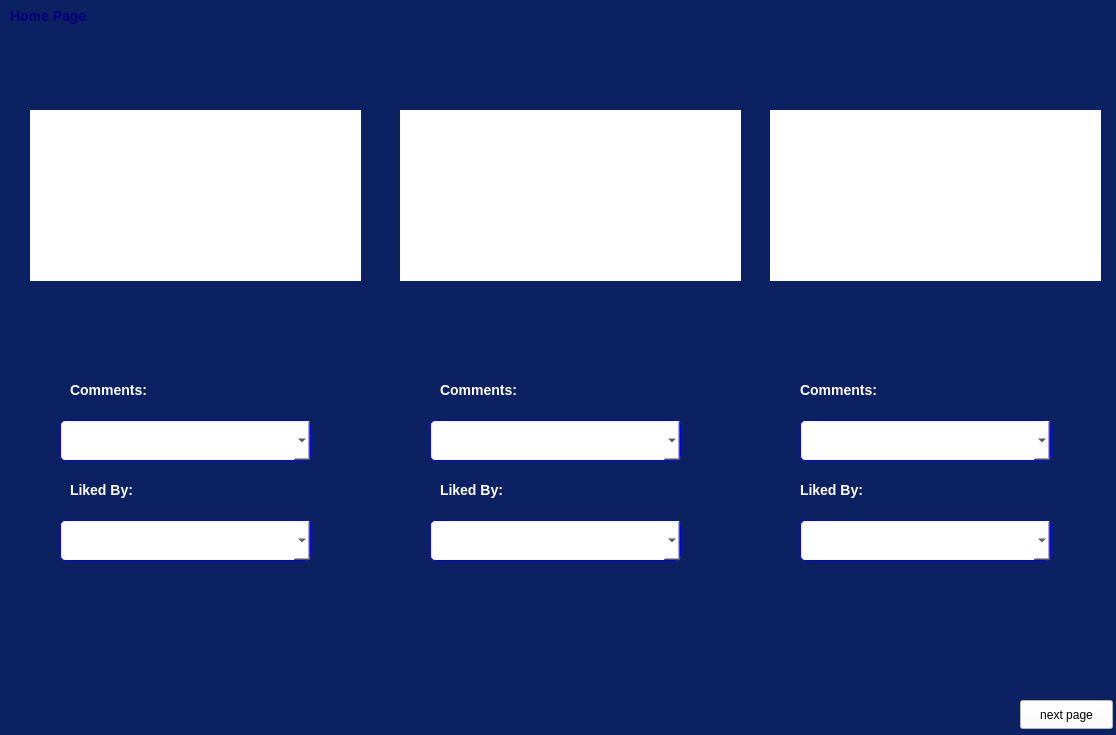
<?xml version="1.0" encoding="UTF-8"?>
<ui version="4.0">
 <class>homepage</class>
 <widget class="QDialog" name="homepage">
  <property name="geometry">
   <rect>
    <x>0</x>
    <y>0</y>
    <width>1116</width>
    <height>735</height>
   </rect>
  </property>
  <property name="windowTitle">
   <string>Dialog</string>
  </property>
  <widget class="QStackedWidget" name="stackedWidget">
   <property name="geometry">
    <rect>
     <x>0</x>
     <y>0</y>
     <width>1121</width>
     <height>741</height>
    </rect>
   </property>
   <property name="currentIndex">
    <number>0</number>
   </property>
   <widget class="QWidget" name="page">
    <widget class="QGroupBox" name="groupBox">
     <property name="geometry">
      <rect>
       <x>0</x>
       <y>0</y>
       <width>1121</width>
       <height>751</height>
      </rect>
     </property>
     <property name="styleSheet">
      <string notr="true">QGroupBox{
background-color: #0B2161;
border:none;
}
QLabel {
    color: black;
	background-color: rgb(255, 255, 255);
    font-size: 14px;
    font-weight: bold;
}

QComboBox {
    background-color: white;
    color: black;
    border: 1px solid blue;
    border-radius: 5px;
    padding: 2px;
}


GroupBox QComboBox:hover {
   
	background-color: rgb(175, 175, 177);
}
</string>
     </property>
     <property name="title">
      <string/>
     </property>
     <widget class="QLabel" name="labelpost1">
      <property name="geometry">
       <rect>
        <x>30</x>
        <y>110</y>
        <width>331</width>
        <height>171</height>
       </rect>
      </property>
      <property name="font">
       <font>
        <pointsize>-1</pointsize>
        <bold>true</bold>
       </font>
      </property>
      <property name="styleSheet">
       <string notr="true"/>
      </property>
      <property name="text">
       <string/>
      </property>
     </widget>
     <widget class="QLabel" name="labelpost2">
      <property name="geometry">
       <rect>
        <x>400</x>
        <y>110</y>
        <width>341</width>
        <height>171</height>
       </rect>
      </property>
      <property name="styleSheet">
       <string notr="true"/>
      </property>
      <property name="text">
       <string/>
      </property>
     </widget>
     <widget class="QLabel" name="labelpost3">
      <property name="geometry">
       <rect>
        <x>770</x>
        <y>110</y>
        <width>331</width>
        <height>171</height>
       </rect>
      </property>
      <property name="styleSheet">
       <string notr="true"/>
      </property>
      <property name="text">
       <string/>
      </property>
     </widget>
     <widget class="QLabel" name="likeslabel1">
      <property name="geometry">
       <rect>
        <x>150</x>
        <y>300</y>
        <width>51</width>
        <height>51</height>
       </rect>
      </property>
      <property name="font">
       <font>
        <pointsize>-1</pointsize>
        <bold>true</bold>
       </font>
      </property>
      <property name="styleSheet">
       <string notr="true">background:transparent;
color:white;</string>
      </property>
      <property name="text">
       <string/>
      </property>
     </widget>
     <widget class="QLabel" name="likeslabel2">
      <property name="geometry">
       <rect>
        <x>520</x>
        <y>300</y>
        <width>51</width>
        <height>51</height>
       </rect>
      </property>
      <property name="font">
       <font>
        <pointsize>-1</pointsize>
        <bold>true</bold>
       </font>
      </property>
      <property name="styleSheet">
       <string notr="true">background:transparent;
color:white;</string>
      </property>
      <property name="text">
       <string/>
      </property>
     </widget>
     <widget class="QLabel" name="likeslabel3">
      <property name="geometry">
       <rect>
        <x>870</x>
        <y>290</y>
        <width>51</width>
        <height>51</height>
       </rect>
      </property>
      <property name="font">
       <font>
        <pointsize>-1</pointsize>
        <bold>true</bold>
       </font>
      </property>
      <property name="styleSheet">
       <string notr="true">background:transparent;
color:white;</string>
      </property>
      <property name="text">
       <string/>
      </property>
     </widget>
     <widget class="QComboBox" name="comboBox1">
      <property name="geometry">
       <rect>
        <x>60</x>
        <y>420</y>
        <width>251</width>
        <height>41</height>
       </rect>
      </property>
      <property name="styleSheet">
       <string notr="true">color:black;
background-color: rgb(255, 255, 255);</string>
      </property>
     </widget>
     <widget class="QComboBox" name="comboBox2">
      <property name="geometry">
       <rect>
        <x>430</x>
        <y>420</y>
        <width>251</width>
        <height>41</height>
       </rect>
      </property>
      <property name="styleSheet">
       <string notr="true">color:black;
background-color: rgb(255, 255, 255);</string>
      </property>
     </widget>
     <widget class="QComboBox" name="comboBox3">
      <property name="geometry">
       <rect>
        <x>800</x>
        <y>420</y>
        <width>251</width>
        <height>41</height>
       </rect>
      </property>
      <property name="styleSheet">
       <string notr="true">color:black;
background-color: rgb(255, 255, 255);</string>
      </property>
     </widget>
     <widget class="QLabel" name="label">
      <property name="geometry">
       <rect>
        <x>10</x>
        <y>0</y>
        <width>91</width>
        <height>31</height>
       </rect>
      </property>
      <property name="styleSheet">
       <string notr="true">background:transparent;
color: rgb(0, 0, 127);</string>
      </property>
      <property name="text">
       <string>Home Page </string>
      </property>
     </widget>
     <widget class="QComboBox" name="comboBox4">
      <property name="geometry">
       <rect>
        <x>60</x>
        <y>520</y>
        <width>251</width>
        <height>41</height>
       </rect>
      </property>
      <property name="styleSheet">
       <string notr="true">color:black;
background-color: rgb(255, 255, 255);</string>
      </property>
     </widget>
     <widget class="QComboBox" name="comboBox5">
      <property name="geometry">
       <rect>
        <x>430</x>
        <y>520</y>
        <width>251</width>
        <height>41</height>
       </rect>
      </property>
      <property name="styleSheet">
       <string notr="true">color:black;
background-color: rgb(255, 255, 255);</string>
      </property>
     </widget>
     <widget class="QComboBox" name="comboBox6">
      <property name="geometry">
       <rect>
        <x>800</x>
        <y>520</y>
        <width>251</width>
        <height>41</height>
       </rect>
      </property>
      <property name="styleSheet">
       <string notr="true">color:black;
background-color: rgb(255, 255, 255);</string>
      </property>
     </widget>
     <widget class="QLabel" name="label_2">
      <property name="geometry">
       <rect>
        <x>70</x>
        <y>300</y>
        <width>51</width>
        <height>51</height>
       </rect>
      </property>
      <property name="styleSheet">
       <string notr="true">background-image: url(:/redheart.png);
background-color: #0B2161;</string>
      </property>
      <property name="text">
       <string/>
      </property>
     </widget>
     <widget class="QLabel" name="label_3">
      <property name="geometry">
       <rect>
        <x>430</x>
        <y>300</y>
        <width>51</width>
        <height>51</height>
       </rect>
      </property>
      <property name="styleSheet">
       <string notr="true">background-image: url(:/redheart.png);
background-color: #0B2161;</string>
      </property>
      <property name="text">
       <string/>
      </property>
     </widget>
     <widget class="QLabel" name="label_4">
      <property name="geometry">
       <rect>
        <x>790</x>
        <y>300</y>
        <width>51</width>
        <height>41</height>
       </rect>
      </property>
      <property name="styleSheet">
       <string notr="true">background-image: url(:/redheart.png);
background-color: #0B2161;

</string>
      </property>
      <property name="text">
       <string/>
      </property>
     </widget>
     <widget class="QPushButton" name="heart1">
      <property name="geometry">
       <rect>
        <x>60</x>
        <y>290</y>
        <width>71</width>
        <height>71</height>
       </rect>
      </property>
      <property name="styleSheet">
       <string notr="true">
QPushButton {
    background: transparent;
    border: none;
}
</string>
      </property>
      <property name="text">
       <string/>
      </property>
     </widget>
     <widget class="QPushButton" name="heart2">
      <property name="geometry">
       <rect>
        <x>420</x>
        <y>300</y>
        <width>71</width>
        <height>61</height>
       </rect>
      </property>
      <property name="styleSheet">
       <string notr="true">
QPushButton {
    background: transparent;
    border: none;
}
</string>
      </property>
      <property name="text">
       <string/>
      </property>
     </widget>
     <widget class="QPushButton" name="heart3">
      <property name="geometry">
       <rect>
        <x>780</x>
        <y>290</y>
        <width>81</width>
        <height>61</height>
       </rect>
      </property>
      <property name="styleSheet">
       <string notr="true">
QPushButton {
    background: transparent;
    border: none;
}

</string>
      </property>
      <property name="text">
       <string/>
      </property>
     </widget>
     <widget class="QLabel" name="label_5">
      <property name="geometry">
       <rect>
        <x>70</x>
        <y>380</y>
        <width>91</width>
        <height>20</height>
       </rect>
      </property>
      <property name="styleSheet">
       <string notr="true">background:transparent;
color:white;</string>
      </property>
      <property name="text">
       <string>Comments:</string>
      </property>
     </widget>
     <widget class="QLabel" name="label_6">
      <property name="geometry">
       <rect>
        <x>70</x>
        <y>480</y>
        <width>91</width>
        <height>20</height>
       </rect>
      </property>
      <property name="styleSheet">
       <string notr="true">background:transparent;
color:white;</string>
      </property>
      <property name="text">
       <string>Liked By:</string>
      </property>
     </widget>
     <widget class="QLabel" name="label_7">
      <property name="geometry">
       <rect>
        <x>440</x>
        <y>380</y>
        <width>91</width>
        <height>20</height>
       </rect>
      </property>
      <property name="styleSheet">
       <string notr="true">background:transparent;
color:white;</string>
      </property>
      <property name="text">
       <string>Comments:</string>
      </property>
     </widget>
     <widget class="QLabel" name="label_8">
      <property name="geometry">
       <rect>
        <x>440</x>
        <y>480</y>
        <width>91</width>
        <height>20</height>
       </rect>
      </property>
      <property name="styleSheet">
       <string notr="true">background:transparent;
color:white;</string>
      </property>
      <property name="text">
       <string>Liked By:</string>
      </property>
     </widget>
     <widget class="QLabel" name="label_9">
      <property name="geometry">
       <rect>
        <x>800</x>
        <y>380</y>
        <width>91</width>
        <height>20</height>
       </rect>
      </property>
      <property name="styleSheet">
       <string notr="true">background:transparent;
color:white;</string>
      </property>
      <property name="text">
       <string>Comments:</string>
      </property>
     </widget>
     <widget class="QLabel" name="label_10">
      <property name="geometry">
       <rect>
        <x>800</x>
        <y>480</y>
        <width>91</width>
        <height>20</height>
       </rect>
      </property>
      <property name="styleSheet">
       <string notr="true">background:transparent;
color:white;</string>
      </property>
      <property name="text">
       <string>Liked By:</string>
      </property>
     </widget>
     <zorder>label_4</zorder>
     <zorder>labelpost1</zorder>
     <zorder>labelpost2</zorder>
     <zorder>labelpost3</zorder>
     <zorder>likeslabel1</zorder>
     <zorder>likeslabel2</zorder>
     <zorder>likeslabel3</zorder>
     <zorder>comboBox1</zorder>
     <zorder>comboBox2</zorder>
     <zorder>comboBox3</zorder>
     <zorder>label</zorder>
     <zorder>comboBox4</zorder>
     <zorder>comboBox5</zorder>
     <zorder>comboBox6</zorder>
     <zorder>label_2</zorder>
     <zorder>label_3</zorder>
     <zorder>heart1</zorder>
     <zorder>heart2</zorder>
     <zorder>heart3</zorder>
     <zorder>label_5</zorder>
     <zorder>label_6</zorder>
     <zorder>label_7</zorder>
     <zorder>label_8</zorder>
     <zorder>label_9</zorder>
     <zorder>label_10</zorder>
    </widget>
    <widget class="QPushButton" name="next">
     <property name="geometry">
      <rect>
       <x>1020</x>
       <y>700</y>
       <width>93</width>
       <height>29</height>
      </rect>
     </property>
     <property name="styleSheet">
      <string notr="true">background-color: rgb(255, 255, 255);</string>
     </property>
     <property name="text">
      <string>next page</string>
     </property>
    </widget>
   </widget>
   <widget class="QWidget" name="page_2">
    <widget class="QGroupBox" name="groupBox_2">
     <property name="geometry">
      <rect>
       <x>-10</x>
       <y>0</y>
       <width>1131</width>
       <height>741</height>
      </rect>
     </property>
     <property name="styleSheet">
      <string notr="true">background-color: #0B2161;</string>
     </property>
     <property name="title">
      <string/>
     </property>
     <widget class="QTextBrowser" name="textBrowser">
      <property name="geometry">
       <rect>
        <x>30</x>
        <y>20</y>
        <width>751</width>
        <height>701</height>
       </rect>
      </property>
      <property name="styleSheet">
       <string notr="true">
 background-color: white;
border: none;
border-radius:20px
</string>
      </property>
     </widget>
     <widget class="QPushButton" name="prev">
      <property name="geometry">
       <rect>
        <x>1030</x>
        <y>700</y>
        <width>93</width>
        <height>29</height>
       </rect>
      </property>
      <property name="styleSheet">
       <string notr="true">background-color: rgb(255, 255, 255);</string>
      </property>
      <property name="text">
       <string>prev page</string>
      </property>
     </widget>
     <widget class="QLabel" name="label_11">
      <property name="geometry">
       <rect>
        <x>800</x>
        <y>20</y>
        <width>121</width>
        <height>121</height>
       </rect>
      </property>
      <property name="styleSheet">
       <string notr="true">background-image: url(:/page1.png);</string>
      </property>
      <property name="text">
       <string/>
      </property>
     </widget>
     <widget class="QLabel" name="label_13">
      <property name="geometry">
       <rect>
        <x>810</x>
        <y>360</y>
        <width>121</width>
        <height>121</height>
       </rect>
      </property>
      <property name="styleSheet">
       <string notr="true">

border:none;
 border-radius: 60px; 

background-image: url(:/page4.jpg);
</string>
      </property>
      <property name="text">
       <string/>
      </property>
     </widget>
     <widget class="QLabel" name="label_14">
      <property name="geometry">
       <rect>
        <x>810</x>
        <y>520</y>
        <width>121</width>
        <height>121</height>
       </rect>
      </property>
      <property name="styleSheet">
       <string notr="true">background-image: url(:/page6.png);

border:none;
 border-radius: 60px; 
</string>
      </property>
      <property name="text">
       <string/>
      </property>
     </widget>
     <widget class="QGroupBox" name="groupBox_3">
      <property name="geometry">
       <rect>
        <x>810</x>
        <y>180</y>
        <width>120</width>
        <height>121</height>
       </rect>
      </property>
      <property name="styleSheet">
       <string notr="true">QGroupBox{
background-image: url(:/page5.jpg);
border:none;
border-radius: 60px; 
}
</string>
      </property>
      <property name="title">
       <string>GroupBox</string>
      </property>
     </widget>
     <widget class="QPushButton" name="page1">
      <property name="geometry">
       <rect>
        <x>970</x>
        <y>70</y>
        <width>93</width>
        <height>29</height>
       </rect>
      </property>
      <property name="styleSheet">
       <string notr="true">
QPushButton {
    background-color:white;
    border: none;
}

QPushButton:hover {
    background-color: #f0f0f0; 
}

QPushButton:pressed {
    background-color: #ccc; 
}
</string>
      </property>
      <property name="text">
       <string>Following</string>
      </property>
     </widget>
     <widget class="QPushButton" name="page2">
      <property name="geometry">
       <rect>
        <x>970</x>
        <y>220</y>
        <width>93</width>
        <height>29</height>
       </rect>
      </property>
      <property name="styleSheet">
       <string notr="true">
QPushButton {
    background-color:white;
    border: none;
}

QPushButton:hover {
    background-color: #f0f0f0; 
}

QPushButton:pressed {
    background-color: #ccc; 
}
</string>
      </property>
      <property name="text">
       <string>Following</string>
      </property>
     </widget>
     <widget class="QPushButton" name="page3">
      <property name="geometry">
       <rect>
        <x>970</x>
        <y>390</y>
        <width>93</width>
        <height>29</height>
       </rect>
      </property>
      <property name="styleSheet">
       <string notr="true">
QPushButton {
    background-color:white;
    border: none;
}

QPushButton:hover {
    background-color: #f0f0f0; 
}

QPushButton:pressed {
    background-color: #ccc; 
}
</string>
      </property>
      <property name="text">
       <string>Following</string>
      </property>
     </widget>
     <widget class="QPushButton" name="page4">
      <property name="geometry">
       <rect>
        <x>970</x>
        <y>560</y>
        <width>93</width>
        <height>29</height>
       </rect>
      </property>
      <property name="styleSheet">
       <string notr="true">
QPushButton {
    background-color:white;
    border: none;
}

QPushButton:hover {
    background-color: #f0f0f0; 
}

QPushButton:pressed {
    background-color: #ccc; 
}
</string>
      </property>
      <property name="text">
       <string>Following</string>
      </property>
     </widget>
    </widget>
   </widget>
  </widget>
 </widget>
 <resources/>
 <connections/>
</ui>
